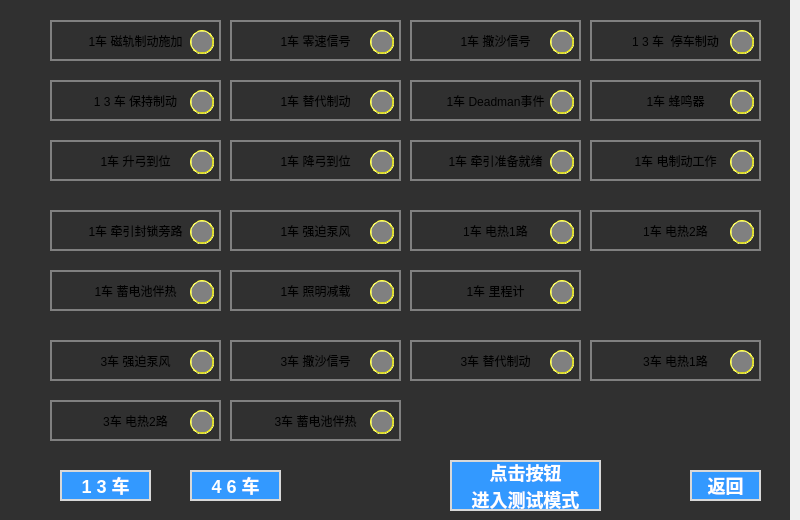
<?xml version="1.0" encoding="UTF-8"?>
<ui version="4.0">
 <class>VehicleFactoryTestPage</class>
 <widget class="QWidget" name="VehicleFactoryTestPage">
  <property name="geometry">
   <rect>
    <x>0</x>
    <y>0</y>
    <width>800</width>
    <height>520</height>
   </rect>
  </property>
  <property name="windowTitle">
   <string>Form</string>
  </property>
  <property name="styleSheet">
   <string notr="true">QPushButton
{
	font: 12px;
	color: black;
	border:2px solid gray;
	background-color: qlineargradient(x1: 0, y1 :0, x2: 1, y2: 1,
				stop:0 white, stop: 0.618 rgb(213, 213, 238), stop: 1 white);
}</string>
  </property>
  <widget class="QLabel" name="VehicleFactoryTestPage_background">
   <property name="geometry">
    <rect>
     <x>-10</x>
     <y>0</y>
     <width>800</width>
     <height>520</height>
    </rect>
   </property>
   <property name="styleSheet">
    <string notr="true">background-color: rgb(48, 48, 48);</string>
   </property>
   <property name="text">
    <string/>
   </property>
  </widget>
  <widget class="QPushButton" name="VehicleFactoryTestPage_button_back">
   <property name="geometry">
    <rect>
     <x>690</x>
     <y>470</y>
     <width>71</width>
     <height>31</height>
    </rect>
   </property>
   <property name="focusPolicy">
    <enum>Qt::NoFocus</enum>
   </property>
   <property name="styleSheet">
    <string notr="true">font: 75 bold 18px ;
color: rgb(255, 255, 255);
background-color: rgb(51, 153, 255);
border-color: rgb(216, 216, 216);</string>
   </property>
   <property name="text">
    <string>返回</string>
   </property>
  </widget>
  <widget class="QLabel" name="lVehicleFactoryTestPage_blMCDo1State_1">
   <property name="geometry">
    <rect>
     <x>190</x>
     <y>30</y>
     <width>24</width>
     <height>24</height>
    </rect>
   </property>
   <property name="styleSheet">
    <string notr="true">border-radius: 12px;
border: 1px groove yellow;
background-color: gray;</string>
   </property>
   <property name="text">
    <string/>
   </property>
  </widget>
  <widget class="QPushButton" name="VehicleFactoryTestPage_button_MCDO1_1">
   <property name="geometry">
    <rect>
     <x>50</x>
     <y>20</y>
     <width>171</width>
     <height>41</height>
    </rect>
   </property>
   <property name="focusPolicy">
    <enum>Qt::NoFocus</enum>
   </property>
   <property name="styleSheet">
    <string notr="true"/>
   </property>
   <property name="text">
    <string>1车 磁轨制动施加</string>
   </property>
  </widget>
  <widget class="QLabel" name="lVehicleFactoryTestPage_blMCDo1State_2">
   <property name="geometry">
    <rect>
     <x>370</x>
     <y>30</y>
     <width>24</width>
     <height>24</height>
    </rect>
   </property>
   <property name="styleSheet">
    <string notr="true">border-radius: 12px;
border: 1px groove yellow;
background-color: gray;</string>
   </property>
   <property name="text">
    <string/>
   </property>
  </widget>
  <widget class="QPushButton" name="VehicleFactoryTestPage_button_MCDO1_2">
   <property name="geometry">
    <rect>
     <x>230</x>
     <y>20</y>
     <width>171</width>
     <height>41</height>
    </rect>
   </property>
   <property name="focusPolicy">
    <enum>Qt::NoFocus</enum>
   </property>
   <property name="styleSheet">
    <string notr="true"/>
   </property>
   <property name="text">
    <string>1车 零速信号</string>
   </property>
  </widget>
  <widget class="QLabel" name="lVehicleFactoryTestPage_blMCDo1State_3">
   <property name="geometry">
    <rect>
     <x>550</x>
     <y>30</y>
     <width>24</width>
     <height>24</height>
    </rect>
   </property>
   <property name="styleSheet">
    <string notr="true">border-radius: 12px;
border: 1px groove yellow;
background-color: gray;</string>
   </property>
   <property name="text">
    <string/>
   </property>
  </widget>
  <widget class="QPushButton" name="VehicleFactoryTestPage_button_MCDO1_4">
   <property name="geometry">
    <rect>
     <x>590</x>
     <y>20</y>
     <width>171</width>
     <height>41</height>
    </rect>
   </property>
   <property name="focusPolicy">
    <enum>Qt::NoFocus</enum>
   </property>
   <property name="styleSheet">
    <string notr="true"/>
   </property>
   <property name="text">
    <string>1 3 车  停车制动</string>
   </property>
  </widget>
  <widget class="QPushButton" name="VehicleFactoryTestPage_button_MCDO1_3">
   <property name="geometry">
    <rect>
     <x>410</x>
     <y>20</y>
     <width>171</width>
     <height>41</height>
    </rect>
   </property>
   <property name="focusPolicy">
    <enum>Qt::NoFocus</enum>
   </property>
   <property name="styleSheet">
    <string notr="true"/>
   </property>
   <property name="text">
    <string>1车 撒沙信号</string>
   </property>
  </widget>
  <widget class="QLabel" name="lVehicleFactoryTestPage_blMCDo1State_4">
   <property name="geometry">
    <rect>
     <x>730</x>
     <y>30</y>
     <width>24</width>
     <height>24</height>
    </rect>
   </property>
   <property name="styleSheet">
    <string notr="true">border-radius: 12px;
border: 1px groove yellow;
background-color: gray;</string>
   </property>
   <property name="text">
    <string/>
   </property>
  </widget>
  <widget class="QLabel" name="lVehicleFactoryTestPage_blMCDo1State_5">
   <property name="geometry">
    <rect>
     <x>190</x>
     <y>90</y>
     <width>24</width>
     <height>24</height>
    </rect>
   </property>
   <property name="styleSheet">
    <string notr="true">border-radius: 12px;
border: 1px groove yellow;
background-color: gray;</string>
   </property>
   <property name="text">
    <string/>
   </property>
  </widget>
  <widget class="QLabel" name="lVehicleFactoryTestPage_blMCDo1State_7">
   <property name="geometry">
    <rect>
     <x>550</x>
     <y>90</y>
     <width>24</width>
     <height>24</height>
    </rect>
   </property>
   <property name="styleSheet">
    <string notr="true">border-radius: 12px;
border: 1px groove yellow;
background-color: gray;</string>
   </property>
   <property name="text">
    <string/>
   </property>
  </widget>
  <widget class="QPushButton" name="VehicleFactoryTestPage_button_MCDO1_6">
   <property name="geometry">
    <rect>
     <x>230</x>
     <y>80</y>
     <width>171</width>
     <height>41</height>
    </rect>
   </property>
   <property name="focusPolicy">
    <enum>Qt::NoFocus</enum>
   </property>
   <property name="styleSheet">
    <string notr="true"/>
   </property>
   <property name="text">
    <string>1车 替代制动</string>
   </property>
  </widget>
  <widget class="QPushButton" name="VehicleFactoryTestPage_button_MCDO1_8">
   <property name="geometry">
    <rect>
     <x>590</x>
     <y>80</y>
     <width>171</width>
     <height>41</height>
    </rect>
   </property>
   <property name="focusPolicy">
    <enum>Qt::NoFocus</enum>
   </property>
   <property name="styleSheet">
    <string notr="true"/>
   </property>
   <property name="text">
    <string>1车 蜂鸣器</string>
   </property>
  </widget>
  <widget class="QPushButton" name="VehicleFactoryTestPage_button_MCDO1_5">
   <property name="geometry">
    <rect>
     <x>50</x>
     <y>80</y>
     <width>171</width>
     <height>41</height>
    </rect>
   </property>
   <property name="focusPolicy">
    <enum>Qt::NoFocus</enum>
   </property>
   <property name="styleSheet">
    <string notr="true"/>
   </property>
   <property name="text">
    <string>1 3 车 保持制动</string>
   </property>
  </widget>
  <widget class="QPushButton" name="VehicleFactoryTestPage_button_MCDO1_7">
   <property name="geometry">
    <rect>
     <x>410</x>
     <y>80</y>
     <width>171</width>
     <height>41</height>
    </rect>
   </property>
   <property name="focusPolicy">
    <enum>Qt::NoFocus</enum>
   </property>
   <property name="styleSheet">
    <string notr="true"/>
   </property>
   <property name="text">
    <string>1车 Deadman事件</string>
   </property>
  </widget>
  <widget class="QLabel" name="lVehicleFactoryTestPage_blMCDo1State_6">
   <property name="geometry">
    <rect>
     <x>370</x>
     <y>90</y>
     <width>24</width>
     <height>24</height>
    </rect>
   </property>
   <property name="styleSheet">
    <string notr="true">border-radius: 12px;
border: 1px groove yellow;
background-color: gray;</string>
   </property>
   <property name="text">
    <string/>
   </property>
  </widget>
  <widget class="QLabel" name="lVehicleFactoryTestPage_blMCDo1State_8">
   <property name="geometry">
    <rect>
     <x>730</x>
     <y>90</y>
     <width>24</width>
     <height>24</height>
    </rect>
   </property>
   <property name="styleSheet">
    <string notr="true">border-radius: 12px;
border: 1px groove yellow;
background-color: gray;</string>
   </property>
   <property name="text">
    <string/>
   </property>
  </widget>
  <widget class="QLabel" name="lVehicleFactoryTestPage_blMCDo1State_9">
   <property name="geometry">
    <rect>
     <x>190</x>
     <y>150</y>
     <width>24</width>
     <height>24</height>
    </rect>
   </property>
   <property name="styleSheet">
    <string notr="true">border-radius: 12px;
border: 1px groove yellow;
background-color: gray;</string>
   </property>
   <property name="text">
    <string/>
   </property>
  </widget>
  <widget class="QPushButton" name="VehicleFactoryTestPage_button_MCDO1_10">
   <property name="geometry">
    <rect>
     <x>230</x>
     <y>140</y>
     <width>171</width>
     <height>41</height>
    </rect>
   </property>
   <property name="focusPolicy">
    <enum>Qt::NoFocus</enum>
   </property>
   <property name="styleSheet">
    <string notr="true"/>
   </property>
   <property name="text">
    <string>1车 降弓到位</string>
   </property>
  </widget>
  <widget class="QPushButton" name="VehicleFactoryTestPage_button_MCDO1_9">
   <property name="geometry">
    <rect>
     <x>50</x>
     <y>140</y>
     <width>171</width>
     <height>41</height>
    </rect>
   </property>
   <property name="focusPolicy">
    <enum>Qt::NoFocus</enum>
   </property>
   <property name="styleSheet">
    <string notr="true"/>
   </property>
   <property name="text">
    <string>1车 升弓到位</string>
   </property>
  </widget>
  <widget class="QLabel" name="lVehicleFactoryTestPage_blMCDo1State_10">
   <property name="geometry">
    <rect>
     <x>370</x>
     <y>150</y>
     <width>24</width>
     <height>24</height>
    </rect>
   </property>
   <property name="styleSheet">
    <string notr="true">border-radius: 12px;
border: 1px groove yellow;
background-color: gray;</string>
   </property>
   <property name="text">
    <string/>
   </property>
  </widget>
  <widget class="QPushButton" name="VehicleFactoryTestPage_button_MCDO1_11">
   <property name="geometry">
    <rect>
     <x>410</x>
     <y>140</y>
     <width>171</width>
     <height>41</height>
    </rect>
   </property>
   <property name="focusPolicy">
    <enum>Qt::NoFocus</enum>
   </property>
   <property name="styleSheet">
    <string notr="true"/>
   </property>
   <property name="text">
    <string>1车 牵引准备就绪</string>
   </property>
  </widget>
  <widget class="QLabel" name="lVehicleFactoryTestPage_blMCDo1State_11">
   <property name="geometry">
    <rect>
     <x>550</x>
     <y>150</y>
     <width>24</width>
     <height>24</height>
    </rect>
   </property>
   <property name="styleSheet">
    <string notr="true">border-radius: 12px;
border: 1px groove yellow;
background-color: gray;</string>
   </property>
   <property name="text">
    <string/>
   </property>
  </widget>
  <widget class="QPushButton" name="VehicleFactoryTestPage_button_MCDO1_13">
   <property name="geometry">
    <rect>
     <x>590</x>
     <y>140</y>
     <width>171</width>
     <height>41</height>
    </rect>
   </property>
   <property name="focusPolicy">
    <enum>Qt::NoFocus</enum>
   </property>
   <property name="styleSheet">
    <string notr="true"/>
   </property>
   <property name="text">
    <string>1车 电制动工作</string>
   </property>
  </widget>
  <widget class="QLabel" name="lVehicleFactoryTestPage_blMCDo1State_13">
   <property name="geometry">
    <rect>
     <x>730</x>
     <y>150</y>
     <width>24</width>
     <height>24</height>
    </rect>
   </property>
   <property name="styleSheet">
    <string notr="true">border-radius: 12px;
border: 1px groove yellow;
background-color: gray;</string>
   </property>
   <property name="text">
    <string/>
   </property>
  </widget>
  <widget class="QLabel" name="lVehicleFactoryTestPage_blMCDo2State_1">
   <property name="geometry">
    <rect>
     <x>190</x>
     <y>220</y>
     <width>24</width>
     <height>24</height>
    </rect>
   </property>
   <property name="styleSheet">
    <string notr="true">border-radius: 12px;
border: 1px groove yellow;
background-color: gray;</string>
   </property>
   <property name="text">
    <string/>
   </property>
  </widget>
  <widget class="QLabel" name="lVehicleFactoryTestPage_blMCDo2State_4">
   <property name="geometry">
    <rect>
     <x>550</x>
     <y>220</y>
     <width>24</width>
     <height>24</height>
    </rect>
   </property>
   <property name="styleSheet">
    <string notr="true">border-radius: 12px;
border: 1px groove yellow;
background-color: gray;</string>
   </property>
   <property name="text">
    <string/>
   </property>
  </widget>
  <widget class="QPushButton" name="VehicleFactoryTestPage_button_MCDO2_3">
   <property name="geometry">
    <rect>
     <x>230</x>
     <y>210</y>
     <width>171</width>
     <height>41</height>
    </rect>
   </property>
   <property name="focusPolicy">
    <enum>Qt::NoFocus</enum>
   </property>
   <property name="styleSheet">
    <string notr="true"/>
   </property>
   <property name="text">
    <string>1车 强迫泵风</string>
   </property>
  </widget>
  <widget class="QPushButton" name="VehicleFactoryTestPage_button_MCDO2_5">
   <property name="geometry">
    <rect>
     <x>590</x>
     <y>210</y>
     <width>171</width>
     <height>41</height>
    </rect>
   </property>
   <property name="focusPolicy">
    <enum>Qt::NoFocus</enum>
   </property>
   <property name="styleSheet">
    <string notr="true"/>
   </property>
   <property name="text">
    <string>1车 电热2路</string>
   </property>
  </widget>
  <widget class="QPushButton" name="VehicleFactoryTestPage_button_MCDO2_1">
   <property name="geometry">
    <rect>
     <x>50</x>
     <y>210</y>
     <width>171</width>
     <height>41</height>
    </rect>
   </property>
   <property name="focusPolicy">
    <enum>Qt::NoFocus</enum>
   </property>
   <property name="styleSheet">
    <string notr="true"/>
   </property>
   <property name="text">
    <string>1车 牵引封锁旁路</string>
   </property>
  </widget>
  <widget class="QPushButton" name="VehicleFactoryTestPage_button_MCDO2_4">
   <property name="geometry">
    <rect>
     <x>410</x>
     <y>210</y>
     <width>171</width>
     <height>41</height>
    </rect>
   </property>
   <property name="focusPolicy">
    <enum>Qt::NoFocus</enum>
   </property>
   <property name="styleSheet">
    <string notr="true"/>
   </property>
   <property name="text">
    <string>1车 电热1路</string>
   </property>
  </widget>
  <widget class="QLabel" name="lVehicleFactoryTestPage_blMCDo2State_3">
   <property name="geometry">
    <rect>
     <x>370</x>
     <y>220</y>
     <width>24</width>
     <height>24</height>
    </rect>
   </property>
   <property name="styleSheet">
    <string notr="true">border-radius: 12px;
border: 1px groove yellow;
background-color: gray;</string>
   </property>
   <property name="text">
    <string/>
   </property>
  </widget>
  <widget class="QLabel" name="lVehicleFactoryTestPage_blMCDo2State_5">
   <property name="geometry">
    <rect>
     <x>730</x>
     <y>220</y>
     <width>24</width>
     <height>24</height>
    </rect>
   </property>
   <property name="styleSheet">
    <string notr="true">border-radius: 12px;
border: 1px groove yellow;
background-color: gray;</string>
   </property>
   <property name="text">
    <string/>
   </property>
  </widget>
  <widget class="QLabel" name="lVehicleFactoryTestPage_blMCDo2State_7">
   <property name="geometry">
    <rect>
     <x>190</x>
     <y>280</y>
     <width>24</width>
     <height>24</height>
    </rect>
   </property>
   <property name="styleSheet">
    <string notr="true">border-radius: 12px;
border: 1px groove yellow;
background-color: gray;</string>
   </property>
   <property name="text">
    <string/>
   </property>
  </widget>
  <widget class="QPushButton" name="VehicleFactoryTestPage_button_MCDO2_8">
   <property name="geometry">
    <rect>
     <x>230</x>
     <y>270</y>
     <width>171</width>
     <height>41</height>
    </rect>
   </property>
   <property name="focusPolicy">
    <enum>Qt::NoFocus</enum>
   </property>
   <property name="styleSheet">
    <string notr="true"/>
   </property>
   <property name="text">
    <string>1车 照明减载</string>
   </property>
  </widget>
  <widget class="QLabel" name="lVehicleFactoryTestPage_blMCDo2State_12">
   <property name="geometry">
    <rect>
     <x>550</x>
     <y>280</y>
     <width>24</width>
     <height>24</height>
    </rect>
   </property>
   <property name="styleSheet">
    <string notr="true">border-radius: 12px;
border: 1px groove yellow;
background-color: gray;</string>
   </property>
   <property name="text">
    <string/>
   </property>
  </widget>
  <widget class="QPushButton" name="VehicleFactoryTestPage_button_MCDO2_12">
   <property name="geometry">
    <rect>
     <x>410</x>
     <y>270</y>
     <width>171</width>
     <height>41</height>
    </rect>
   </property>
   <property name="focusPolicy">
    <enum>Qt::NoFocus</enum>
   </property>
   <property name="styleSheet">
    <string notr="true"/>
   </property>
   <property name="text">
    <string>1车 里程计</string>
   </property>
  </widget>
  <widget class="QPushButton" name="VehicleFactoryTestPage_button_MCDO2_7">
   <property name="geometry">
    <rect>
     <x>50</x>
     <y>270</y>
     <width>171</width>
     <height>41</height>
    </rect>
   </property>
   <property name="focusPolicy">
    <enum>Qt::NoFocus</enum>
   </property>
   <property name="styleSheet">
    <string notr="true"/>
   </property>
   <property name="text">
    <string>1车 蓄电池伴热</string>
   </property>
  </widget>
  <widget class="QLabel" name="lVehicleFactoryTestPage_blMCDo2State_8">
   <property name="geometry">
    <rect>
     <x>370</x>
     <y>280</y>
     <width>24</width>
     <height>24</height>
    </rect>
   </property>
   <property name="styleSheet">
    <string notr="true">border-radius: 12px;
border: 1px groove yellow;
background-color: gray;</string>
   </property>
   <property name="text">
    <string/>
   </property>
  </widget>
  <widget class="QLabel" name="lVehicleFactoryTestPage_blMDo1State_2">
   <property name="geometry">
    <rect>
     <x>190</x>
     <y>350</y>
     <width>24</width>
     <height>24</height>
    </rect>
   </property>
   <property name="styleSheet">
    <string notr="true">border-radius: 12px;
border: 1px groove yellow;
background-color: gray;</string>
   </property>
   <property name="text">
    <string/>
   </property>
  </widget>
  <widget class="QPushButton" name="VehicleFactoryTestPage_button_MDO1_2">
   <property name="geometry">
    <rect>
     <x>50</x>
     <y>340</y>
     <width>171</width>
     <height>41</height>
    </rect>
   </property>
   <property name="focusPolicy">
    <enum>Qt::NoFocus</enum>
   </property>
   <property name="styleSheet">
    <string notr="true"/>
   </property>
   <property name="text">
    <string>3车 强迫泵风</string>
   </property>
  </widget>
  <widget class="QPushButton" name="VehicleFactoryTestPage_button_MDO1_3">
   <property name="geometry">
    <rect>
     <x>230</x>
     <y>340</y>
     <width>171</width>
     <height>41</height>
    </rect>
   </property>
   <property name="focusPolicy">
    <enum>Qt::NoFocus</enum>
   </property>
   <property name="styleSheet">
    <string notr="true"/>
   </property>
   <property name="text">
    <string>3车 撒沙信号</string>
   </property>
  </widget>
  <widget class="QLabel" name="lVehicleFactoryTestPage_blMDo1State_3">
   <property name="geometry">
    <rect>
     <x>370</x>
     <y>350</y>
     <width>24</width>
     <height>24</height>
    </rect>
   </property>
   <property name="styleSheet">
    <string notr="true">border-radius: 12px;
border: 1px groove yellow;
background-color: gray;</string>
   </property>
   <property name="text">
    <string/>
   </property>
  </widget>
  <widget class="QPushButton" name="VehicleFactoryTestPage_button_MDO1_5">
   <property name="geometry">
    <rect>
     <x>410</x>
     <y>340</y>
     <width>171</width>
     <height>41</height>
    </rect>
   </property>
   <property name="focusPolicy">
    <enum>Qt::NoFocus</enum>
   </property>
   <property name="styleSheet">
    <string notr="true"/>
   </property>
   <property name="text">
    <string>3车 替代制动</string>
   </property>
  </widget>
  <widget class="QLabel" name="lVehicleFactoryTestPage_blMDo1State_5">
   <property name="geometry">
    <rect>
     <x>550</x>
     <y>350</y>
     <width>24</width>
     <height>24</height>
    </rect>
   </property>
   <property name="styleSheet">
    <string notr="true">border-radius: 12px;
border: 1px groove yellow;
background-color: gray;</string>
   </property>
   <property name="text">
    <string/>
   </property>
  </widget>
  <widget class="QLabel" name="lVehicleFactoryTestPage_blMDo1State_8">
   <property name="geometry">
    <rect>
     <x>730</x>
     <y>350</y>
     <width>24</width>
     <height>24</height>
    </rect>
   </property>
   <property name="styleSheet">
    <string notr="true">border-radius: 12px;
border: 1px groove yellow;
background-color: gray;</string>
   </property>
   <property name="text">
    <string/>
   </property>
  </widget>
  <widget class="QPushButton" name="VehicleFactoryTestPage_button_MDO1_8">
   <property name="geometry">
    <rect>
     <x>590</x>
     <y>340</y>
     <width>171</width>
     <height>41</height>
    </rect>
   </property>
   <property name="focusPolicy">
    <enum>Qt::NoFocus</enum>
   </property>
   <property name="styleSheet">
    <string notr="true"/>
   </property>
   <property name="text">
    <string>3车 电热1路</string>
   </property>
  </widget>
  <widget class="QPushButton" name="VehicleFactoryTestPage_button_MDO1_9">
   <property name="geometry">
    <rect>
     <x>50</x>
     <y>400</y>
     <width>171</width>
     <height>41</height>
    </rect>
   </property>
   <property name="focusPolicy">
    <enum>Qt::NoFocus</enum>
   </property>
   <property name="styleSheet">
    <string notr="true"/>
   </property>
   <property name="text">
    <string>3车 电热2路</string>
   </property>
  </widget>
  <widget class="QLabel" name="lVehicleFactoryTestPage_blMDo1State_9">
   <property name="geometry">
    <rect>
     <x>190</x>
     <y>410</y>
     <width>24</width>
     <height>24</height>
    </rect>
   </property>
   <property name="styleSheet">
    <string notr="true">border-radius: 12px;
border: 1px groove yellow;
background-color: gray;</string>
   </property>
   <property name="text">
    <string/>
   </property>
  </widget>
  <widget class="QLabel" name="lVehicleFactoryTestPage_blMDo1State_10">
   <property name="geometry">
    <rect>
     <x>370</x>
     <y>410</y>
     <width>24</width>
     <height>24</height>
    </rect>
   </property>
   <property name="styleSheet">
    <string notr="true">border-radius: 12px;
border: 1px groove yellow;
background-color: gray;</string>
   </property>
   <property name="text">
    <string/>
   </property>
  </widget>
  <widget class="QPushButton" name="VehicleFactoryTestPage_button_MDO1_10">
   <property name="geometry">
    <rect>
     <x>230</x>
     <y>400</y>
     <width>171</width>
     <height>41</height>
    </rect>
   </property>
   <property name="focusPolicy">
    <enum>Qt::NoFocus</enum>
   </property>
   <property name="styleSheet">
    <string notr="true"/>
   </property>
   <property name="text">
    <string>3车 蓄电池伴热</string>
   </property>
  </widget>
  <widget class="QPushButton" name="VehicleFactoryTestPage_button_teststart">
   <property name="geometry">
    <rect>
     <x>450</x>
     <y>460</y>
     <width>151</width>
     <height>51</height>
    </rect>
   </property>
   <property name="focusPolicy">
    <enum>Qt::NoFocus</enum>
   </property>
   <property name="styleSheet">
    <string notr="true">font: 75 bold 18px ;
color: rgb(255, 255, 255);
background-color: rgb(51, 153, 255);
border-color: rgb(216, 216, 216);</string>
   </property>
   <property name="text">
    <string>点击按钮
进入测试模式</string>
   </property>
  </widget>
  <widget class="QPushButton" name="VehicleFactoryTestPage_button_1car">
   <property name="geometry">
    <rect>
     <x>60</x>
     <y>470</y>
     <width>91</width>
     <height>31</height>
    </rect>
   </property>
   <property name="focusPolicy">
    <enum>Qt::NoFocus</enum>
   </property>
   <property name="styleSheet">
    <string notr="true">font: 75 bold 18px ;
color: rgb(255, 255, 255);
background-color: rgb(51, 153, 255);
border-color: rgb(216, 216, 216);</string>
   </property>
   <property name="text">
    <string>1 3 车</string>
   </property>
  </widget>
  <widget class="QPushButton" name="VehicleFactoryTestPage_button_2car">
   <property name="geometry">
    <rect>
     <x>190</x>
     <y>470</y>
     <width>91</width>
     <height>31</height>
    </rect>
   </property>
   <property name="focusPolicy">
    <enum>Qt::NoFocus</enum>
   </property>
   <property name="styleSheet">
    <string notr="true">font: 75 bold 18px ;
color: rgb(255, 255, 255);
background-color: rgb(51, 153, 255);
border-color: rgb(216, 216, 216);</string>
   </property>
   <property name="text">
    <string>4 6 车</string>
   </property>
  </widget>
  <zorder>VehicleFactoryTestPage_background</zorder>
  <zorder>VehicleFactoryTestPage_button_back</zorder>
  <zorder>VehicleFactoryTestPage_button_MCDO1_1</zorder>
  <zorder>VehicleFactoryTestPage_button_MCDO1_2</zorder>
  <zorder>VehicleFactoryTestPage_button_MCDO1_4</zorder>
  <zorder>VehicleFactoryTestPage_button_MCDO1_3</zorder>
  <zorder>VehicleFactoryTestPage_button_MCDO1_6</zorder>
  <zorder>VehicleFactoryTestPage_button_MCDO1_8</zorder>
  <zorder>VehicleFactoryTestPage_button_MCDO1_5</zorder>
  <zorder>VehicleFactoryTestPage_button_MCDO1_7</zorder>
  <zorder>VehicleFactoryTestPage_button_MCDO1_10</zorder>
  <zorder>VehicleFactoryTestPage_button_MCDO1_9</zorder>
  <zorder>VehicleFactoryTestPage_button_MCDO1_11</zorder>
  <zorder>VehicleFactoryTestPage_button_MCDO1_13</zorder>
  <zorder>VehicleFactoryTestPage_button_MCDO2_3</zorder>
  <zorder>VehicleFactoryTestPage_button_MCDO2_5</zorder>
  <zorder>VehicleFactoryTestPage_button_MCDO2_1</zorder>
  <zorder>VehicleFactoryTestPage_button_MCDO2_4</zorder>
  <zorder>VehicleFactoryTestPage_button_MCDO2_8</zorder>
  <zorder>VehicleFactoryTestPage_button_MCDO2_12</zorder>
  <zorder>VehicleFactoryTestPage_button_MCDO2_7</zorder>
  <zorder>VehicleFactoryTestPage_button_MDO1_2</zorder>
  <zorder>VehicleFactoryTestPage_button_MDO1_3</zorder>
  <zorder>VehicleFactoryTestPage_button_MDO1_5</zorder>
  <zorder>VehicleFactoryTestPage_button_MDO1_8</zorder>
  <zorder>VehicleFactoryTestPage_button_MDO1_9</zorder>
  <zorder>VehicleFactoryTestPage_button_MDO1_10</zorder>
  <zorder>VehicleFactoryTestPage_button_teststart</zorder>
  <zorder>VehicleFactoryTestPage_button_1car</zorder>
  <zorder>VehicleFactoryTestPage_button_2car</zorder>
  <zorder>lVehicleFactoryTestPage_blMCDo2State_5</zorder>
  <zorder>lVehicleFactoryTestPage_blMDo1State_9</zorder>
  <zorder>lVehicleFactoryTestPage_blMCDo1State_6</zorder>
  <zorder>lVehicleFactoryTestPage_blMDo1State_10</zorder>
  <zorder>lVehicleFactoryTestPage_blMCDo2State_4</zorder>
  <zorder>lVehicleFactoryTestPage_blMCDo1State_10</zorder>
  <zorder>lVehicleFactoryTestPage_blMCDo1State_13</zorder>
  <zorder>lVehicleFactoryTestPage_blMDo1State_8</zorder>
  <zorder>lVehicleFactoryTestPage_blMCDo2State_8</zorder>
  <zorder>lVehicleFactoryTestPage_blMCDo1State_8</zorder>
  <zorder>lVehicleFactoryTestPage_blMCDo1State_4</zorder>
  <zorder>lVehicleFactoryTestPage_blMCDo2State_1</zorder>
  <zorder>lVehicleFactoryTestPage_blMCDo1State_1</zorder>
  <zorder>lVehicleFactoryTestPage_blMCDo1State_11</zorder>
  <zorder>lVehicleFactoryTestPage_blMDo1State_2</zorder>
  <zorder>lVehicleFactoryTestPage_blMCDo2State_12</zorder>
  <zorder>lVehicleFactoryTestPage_blMCDo1State_3</zorder>
  <zorder>lVehicleFactoryTestPage_blMDo1State_5</zorder>
  <zorder>lVehicleFactoryTestPage_blMCDo1State_7</zorder>
  <zorder>lVehicleFactoryTestPage_blMCDo1State_9</zorder>
  <zorder>lVehicleFactoryTestPage_blMCDo2State_7</zorder>
  <zorder>lVehicleFactoryTestPage_blMCDo1State_5</zorder>
  <zorder>lVehicleFactoryTestPage_blMDo1State_3</zorder>
  <zorder>lVehicleFactoryTestPage_blMCDo2State_3</zorder>
  <zorder>lVehicleFactoryTestPage_blMCDo1State_2</zorder>
 </widget>
 <resources/>
 <connections/>
</ui>
